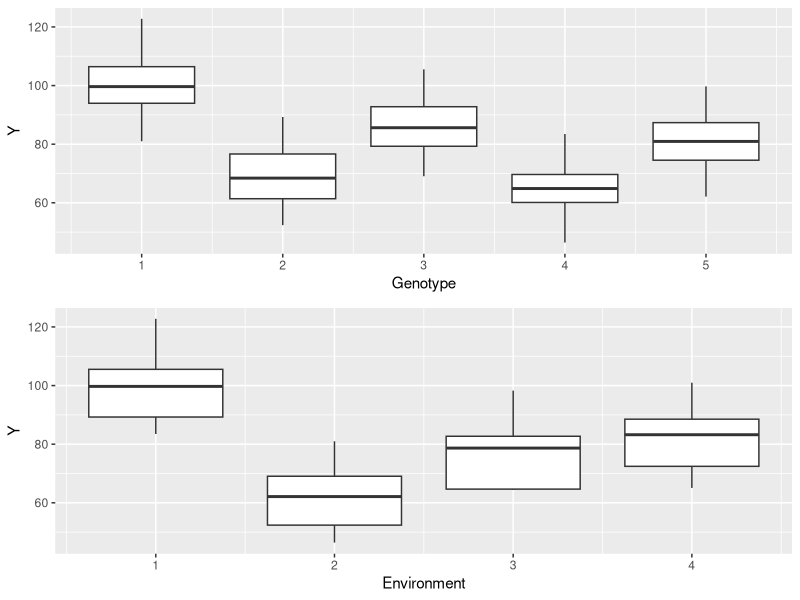

The R source for this figure:
library(ggplot2)
library(truncnorm)
library(tidyverse)


# Functions for constraints (Estevão did)
square_root_matrix <- function(x){
  
  # When Q = 1, x will be a scalar
  if (nrow(x) == 1) {return(sqrt(x))}
  
  # When Q > 1, then x will be a matrix
  if (nrow(x) > 1) {
    # Jordan normal form
    X = eigen(x)
    P = X$vectors
    A = diag(X$values)
    
    A_sqrt = diag(sqrt(X$values))
    P_inv = solve(P)
    x_sqrt = P %*% A_sqrt %*%  P_inv
    return(x_sqrt)
  }
}
generate_gamma_delta <- function(INDEX, Q) {
  
  first_row = TRUE
  
  while(first_row) {
    raw_par = matrix(rnorm(INDEX*Q), ncol=Q)
    par_mean  = matrix(rep(apply(raw_par,2,mean), each = nrow(raw_par)), ncol=Q)
    par_aux  = raw_par - par_mean
    
    # Constraints ----
    # apply(par_aux,2,sum)
    parTpar = solve(t(par_aux)%*%(par_aux))
    A = square_root_matrix(parTpar)
    samples = par_aux%*%A
    
    # Force the first to be positive
    for (i in 1:nrow(samples)){
      row1 = samples[1, ]
      if (all(samples[i, ] > 0)) {
        aux = samples[i, ]
        samples[1,] = aux
        samples[i,] = row1
        return(samples)
      }
    }
    # t(samples)%*%samples == 0
    # apply(samples,2,sum) == diag(Q)
  }
}



sim.data <- function(I, J, Q, m, s.mu, s.g, s.e, s.lambda, sigma.E, seed = 123){
  
  # Number of observations
  N <- I*J
  
  # Generate mu
  mu <- rnorm(1, mean = m, sd = s.mu)
  
  # Generate g
  g <- rnorm(I,0,s.g)
  
  # Generate e
  e <- rnorm(J,0,s.e)
  
  # Generate lambda
  lambda <- matrix(sort(rtruncnorm(Q, a=0,mean = 0, sd = s.lambda)),ncol = 1) %>% sort()
  
  
  gamma <- generate_gamma_delta(I, Q)
  delta <- generate_gamma_delta(J, Q)

  # Generate gamma
 # gamma <- matrix(NA, nrow = I ,ncol = Q)
 # gamma[1,] <- rtruncnorm(Q, a=0)
 # for(k in 2:nrow(gamma)){
 #   gamma[k,] <- rnorm(Q)
 # }
 # 
 # # Generate delta
 # delta <- matrix(rnorm(J*Q), nrow = J ,ncol = Q)
 # 
  
  # Now simulate the values
  x <- expand.grid(1:I, 1:J)
  names(x) <- c("gen", "env")
  
  blin <- rep(0, I*J)
  for (k in 1:length(lambda)) {
    blin <- blin + lambda[k]*gamma[x[,1],k]*delta[x[,2],k]
  }
  
  
  mu.ij <- mu + g[x[,1]] + e[x[,2]] + blin
  Y <- rnorm(N, mu.ij, sigma.E)
  
  hyper.par <- list(m = m,
                    s.mu = s.mu, 
                    s.g = s.g, 
                    s.e = s.e, 
                    s.lambda = s.lambda, 
                    sigma.E = sigma.E)

  return(list(Y = Y, x = x,I = I, J = J, Q = Q, mu = mu, g = g, e = e, lambda = lambda, gamma = gamma, delta = delta, blin = blin, hyper.par = hyper.par))
  
}


# Example

sim.test <- sim.data(I = 5,
                     J = 4,
                     Q = 1,
                     m = 90,
                     s.mu = 10,
                     s.g = 10,
                     s.e = 10,
                     s.lambda = 10,
                     sigma.E = 2)

sim.test
# Can create some plots
p.gen <- qplot(x = sim.test$x[,1], y = sim.test$Y, geom = 'boxplot', group = sim.test$x[,1], xlab = 'Genotype', ylab = 'Y')
p.env <- qplot(x = sim.test$x[,2], y = sim.test$Y, geom = 'boxplot', group = sim.test$x[,2], xlab = 'Environment', ylab = 'Y')

gridExtra::grid.arrange(p.gen,p.env)
